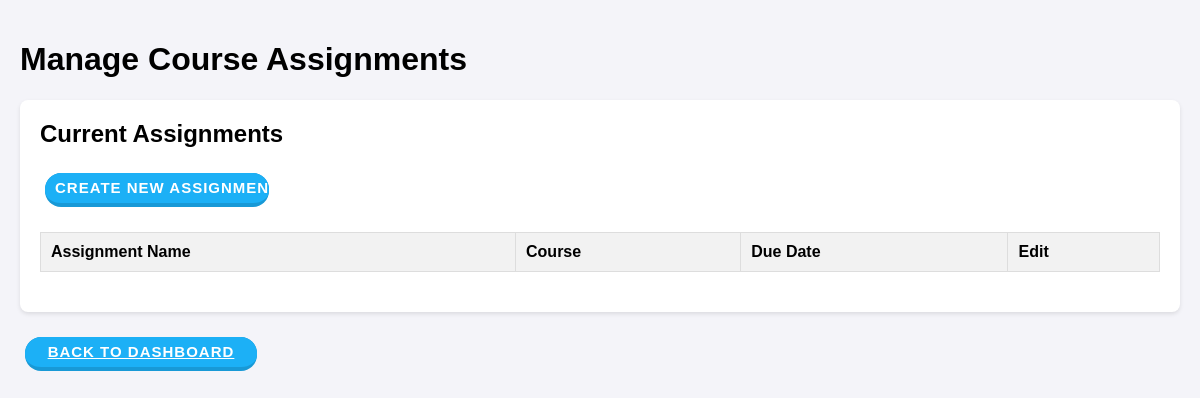
/instrcutor/assignments/4/, run on an earlier commit of the app's database.
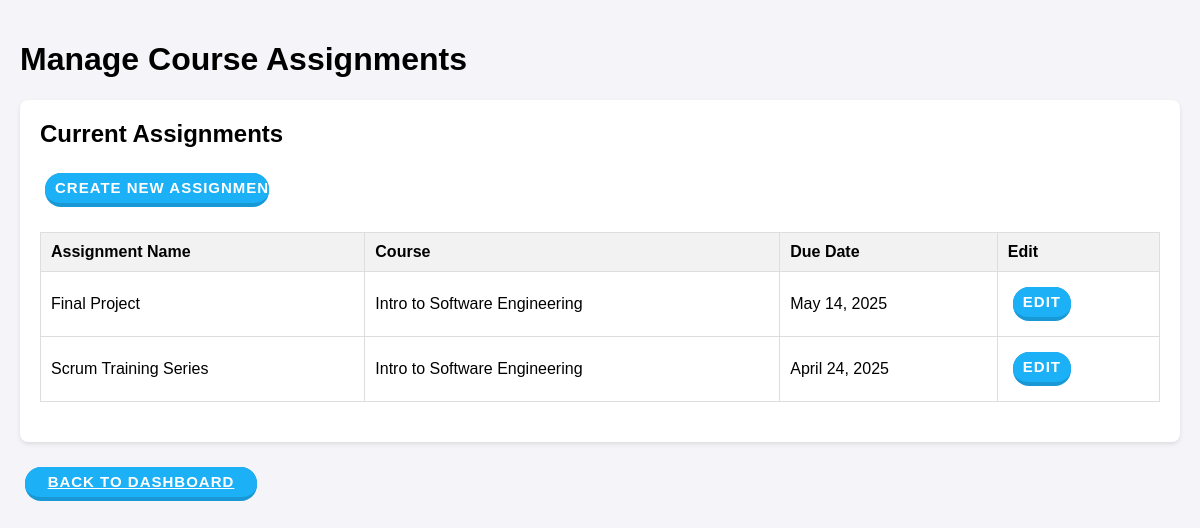
And on a later commit of the database.
### ScheduleAppData/models.py (models this page shows)
class Assignments(models.Model):
    Id = models.AutoField(primary_key=True)
    AssignmentName = models.CharField(max_length=120)
    DueDate = models.DateField()
    CourseId = models.ForeignKey(Courses, on_delete=models.CASCADE)

class Courses(models.Model):
    Id = models.AutoField(primary_key=True)
    CourseName = models.CharField(max_length=120)
    Semester = models.CharField(max_length=120)
    Year = models.IntegerField()

### ScheduleAppData/views.py (the view, shortened to what this page needs)
# urls.py: path('instrcutor/assignments/<int:instructor_id>/', InstructorAssignments.as_view(), name='instructor_assignments'),
class InstructorAssignments(View):
    def get(self, request, instructor_id):
        from ScheduleAppData.models import LabAssignment, Courses, Sections
        courses = Courses.objects.filter(sections__InstructorId=instructor_id).distinct()
        assignments = Assignments.objects.filter(CourseId__in=courses)
        instructor = User.objects.get(Id=instructor_id)
        return render(request, "InstructorAssignments.html", {
            'courses': courses,
            'assignments': assignments,
            'instructor': instructor
        })

### templates/InstructorAssignments.html (shortened to what this page needs)
{% load static %}
<!DOCTYPE html>
<html lang="en">
<head>
    <link rel="stylesheet" href="{% static 'css/styles.css' %}">
</head>
<body>
    <div class="container">
        <h1>Manage Course Assignments</h1>
        <div class="section">
            <h2>Current Assignments</h2>
            <button onclick="showCreateForm()" class="button">Create New Assignment</button>
            <table border="1" width="100%">
                <thead>
                    <tr>
                        <th>Assignment Name</th>
                        <th>Course</th>
                        <th>Due Date</th>
                        <th>Edit</th>
                    </tr>
                </thead>
                <tbody>
                    {% for assignment in assignments %}
                    <tr>
                        <td>{{ assignment.AssignmentName }}</td>
                        <td>{{ assignment.CourseId.CourseName }}</td>
                        <td>{{ assignment.DueDate }}</td>
                        <td>
                            <button onclick="showEditForm('{{ assignment.Id }}', '{{ assignment.AssignmentName }}', '{{ assignment.DueDate|date:'Y-m-d' }}')" class="button" style="width: auto;">Edit</button>
                        </td>
                    </tr>
                    {% endfor %}
                </tbody>
            </table>
        </div>
        <a href="{% url 'instructor_dashboard' instructor.Id %}" class="button">Back to Dashboard</a>
    </div>
</body>
</html>

What changed in the data, as far as the page shows it:
added Assignments: AssignmentName "Final Project", CourseId.CourseName "Intro to Software Engineering", DueDate "May 14, 2025"
added Assignments: AssignmentName "Scrum Training Series", CourseId.CourseName "Intro to Software Engineering", DueDate "April 24, 2025"
